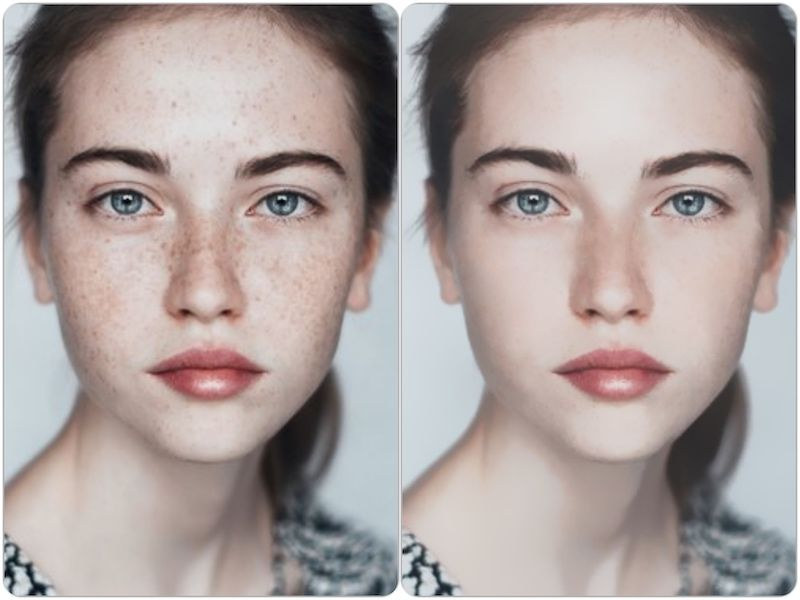
#> input picture data/test2.jpg, 800 x 600 px
$ python main_3d.py
#> lines starting #> are read from the running program, lines starting #| are printed output that depends on the picture
import cv2
import matplotlib.pyplot as plt
import numpy as np
from scipy.signal import fftconvolve

# Load ảnh grayscale bằng OpenCV
image = cv2.imread('../data/test2.jpg', cv2.IMREAD_GRAYSCALE).astype(np.float32)
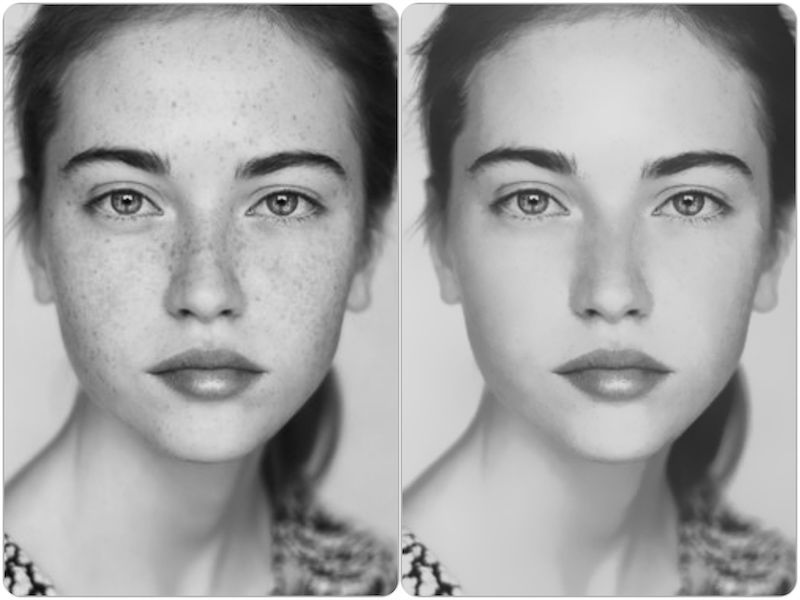
#> image: shape (600, 800) float32; min 0, max 255, mean 162.1
print("Image shape:", image.shape)
#| Image shape: (600, 800)

# Tạo kernel làm mịn (5x5 Gaussian blur nhẹ)
kernel = np.array([
    [1,  4,  6,  4, 1],
    [4, 16, 24, 16, 4],
    [6, 24, 36, 24, 6],
    [4, 16, 24, 16, 4],
    [1,  4,  6,  4, 1]
], dtype=np.float32)
kernel /= kernel.sum()

# Padding ảnh và kernel
pad_h = image.shape[0] + kernel.shape[0] - 1
#> pad_h = 604
pad_w = image.shape[1] + kernel.shape[1] - 1
#> pad_w = 804

image_padded = np.zeros((pad_h, pad_w), dtype=np.float32)
kernel_padded = np.zeros((pad_h, pad_w), dtype=np.float32)

image_padded[:image.shape[0], :image.shape[1]] = image
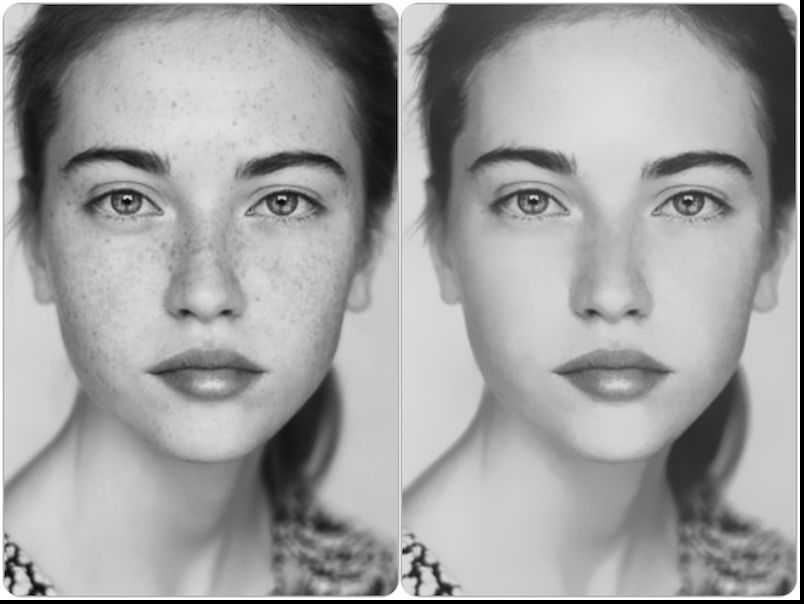
#> image_padded: shape (604, 804) float32; min 0, max 255, mean 160.2
kernel_padded[:kernel.shape[0], :kernel.shape[1]] = kernel

# FFT
fft_img = np.fft.fft2(image_padded)
fft_ker = np.fft.fft2(kernel_padded)
fft_result = fft_img * fft_ker
conv_result = np.fft.ifft2(fft_result).real
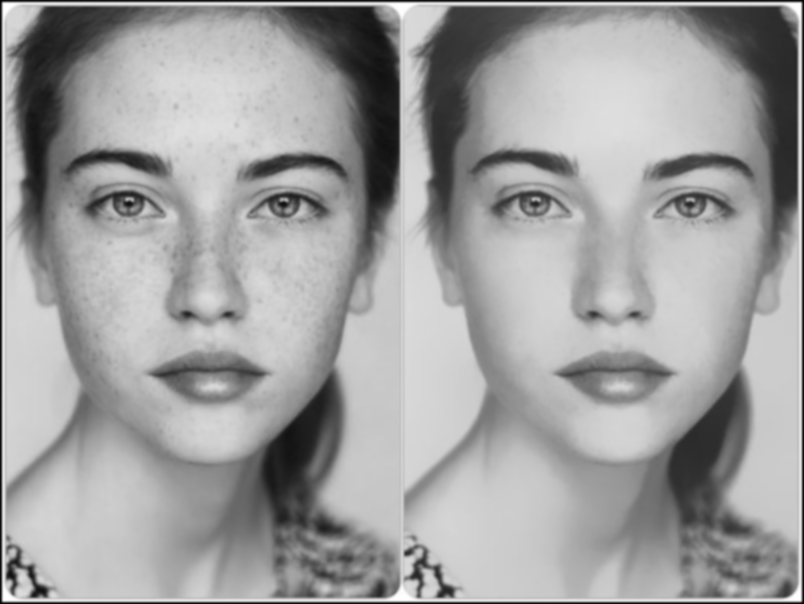
#> conv_result: shape (604, 804) float64; min 0.992, max 255, mean 160.2; drawn with min black and max white

# Crop lại kết quả (same size as original image)
start_h = (kernel.shape[0] - 1) // 2
start_w = (kernel.shape[1] - 1) // 2
final = conv_result[start_h:start_h + image.shape[0], start_w:start_w + image.shape[1]]

# Hiển thị kết quả
cv2.imwrite("output/result_fft_blur.png", np.clip(final, 0, 255).astype(np.uint8))
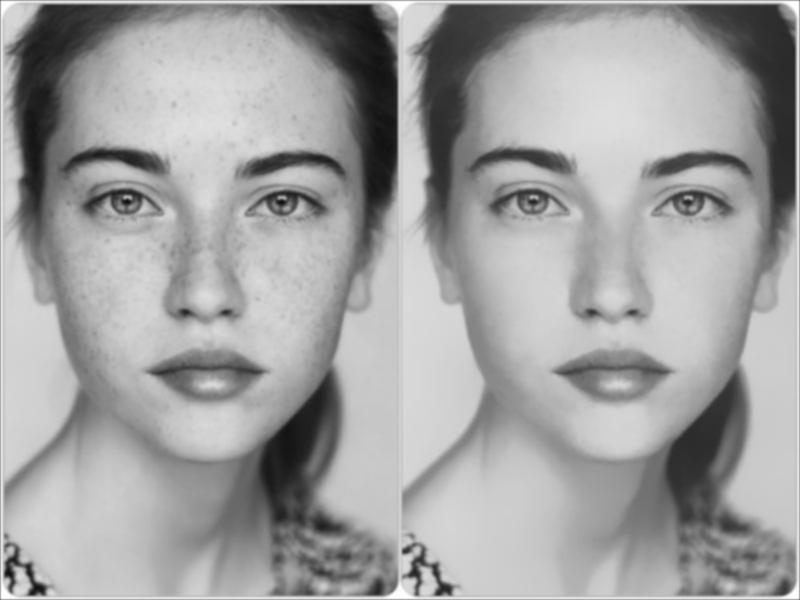
#> saved as result_fft_blur.png: shape (600, 800); min 15, max 255, mean 161.1
